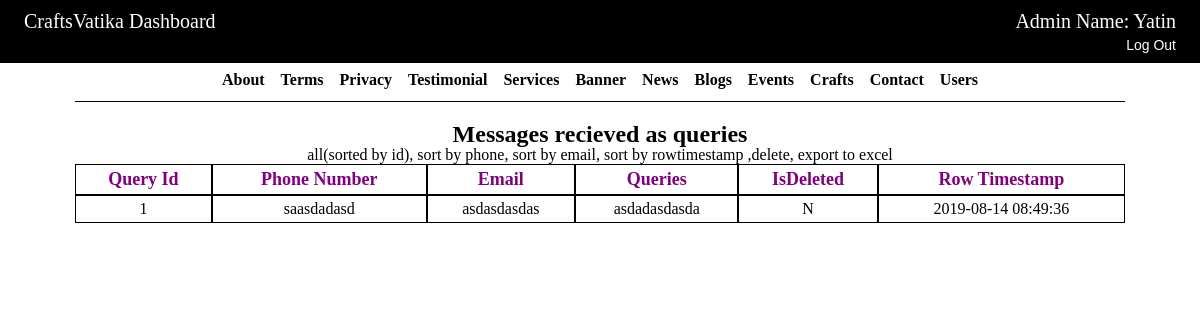
/admin_panel/contact.php (signed in), run on the app's committed database.
### tables this page shows
create table contact(
ctc_id integer primary key,
ctc_phone varchar(10) not null,
ctc_mail varchar(255) not null,
ctc_query varchar(1000) not null,
ctc_isDeleted varchar(1) not null,
ctc_rowtimestamp timestamp not null
);

### admin_panel/lock.php (called while the page is built, shortened)
<?php
$user_check=$_SESSION['login_user'];
$ses_sql=mysql_query("select adm_username from admin where adm_username='$user_check' ");
$row=mysql_fetch_array($ses_sql);
$login_session=$row['adm_username'];
?>

### admin_panel/contact.php (the view, shortened to what this page needs)
<?php
include('lock.php');
?>
<!DOCTYPE html>
<html xmlns="http://www.w3.org/1999/xhtml">
<head>
<link rel="stylesheet" href="css/styles.css" type="text/css" />
</head>
<body>
	<?php
		include('include/header.php');
	?>
	<div class="bodyWrapper">
		<div class="fullWidth">
			<h2>Messages recieved as queries</h2>
			<div class="buttonsWrapper">
				all(sorted by id), sort by phone, sort by email, sort by rowtimestamp ,delete, export to excel
			</div>
		</div>
		<div class="fullWidth">
			<?php
				$result = mysql_query("select * from contact");
			?>
			<table border="2" cellpadding="3" cellspacing="0" align="center" width="100%" style="color:black;text-align:center;">
			<tr class="heading_row">
				<td>Query Id</td>
				<td>Phone Number</td>
				<td>Email</td>
				<td>Queries</td>
				<td>IsDeleted</td>
				<td>Row Timestamp</td>
			</tr>
			<?php
				while($row = mysql_fetch_array($result)){
					echo "<tr class='table_row'>";
						echo "<td>" . $row['ctc_id'] . "</td>";
						echo "<td>" . $row['ctc_phone'] . "</td>";
						echo "<td>" . $row['ctc_mail'] . "</td>";
						echo "<td>" . $row['ctc_query'] . "</td>";
						echo "<td>" . $row['ctc_isDeleted'] . "</td>";
						echo "<td>" . $row['ctc_rowtimestamp'] . "</td>";
					echo "</tr>";
				}
					echo "</table>";
			?>
		</div>
	</div>
</body>
</html>

### admin_panel/include/header.php
<div class="headerWrapper">
	<div class="headerTopWrapper">
		<div class="floatLeft">
			<a href="index.php" title="Home Page">CraftsVatika Dashboard</a>
		</div>
		<div class="floatRight">
			<a href="admin_data.php" title="Admin Info">Admin</a> Name: <?php echo $login_session; ?><br/>
			<a class="logout_link" href="logout.php">Log Out</a>
		</div>
	</div>
	<div class="headerMenuWrapper">
		<ul class="menu_ulist">
			<li><a href="aboutUpdate.php">About</a></li>
			<li><a href="termsAndConditionUpdate.php">Terms</a></li>
			<li><a href="privacyPolicyUpdate.php">Privacy</a></li>
			<li><a href="testimonialUpdate.php">Testimonial</a></li>
			<li><a href="services.php">Services</a></li>
			<li><a href="banner.php">Banner</a></li>
			<li><a href="news.php">News</a></li>
			<li><a href="blogs.php">Blogs</a></li>
			<li><a href="events.php">Events</a></li>
			<li><a href="craft.php">Crafts</a></li>
			<li><a href="contact.php">Contact</a></li>
			<li><a href="customer_data.php">Users</a></li>
		</ul>
	</div>
</div>

### admin_panel/css/styles.css (style rules this page uses)
html, body, div, span, applet, object, iframe, blockquote, pre, a, abbr, acronym, address, big, cite, code, del, dfn, img, ins, kbd, q, s, samp, small, strike, sub, sup, tt, var, b, u, i, center, dl, dt, dd, ol, ul, li, fieldset, form, label, legend, table, caption, tbody, tfoot, thead, tr, th, td, article, aside, canvas, details, embed, figure, figcaption, footer, header, hgroup, menu, nav, output, ruby, section, summary, time, mark, audio, video { margin: 0; padding: 0; border: 0; font-size: 100%; font: inherit; vertical-align: baseline; }
p,div,h1,h2,h3,h4,h5,h6 { padding:0px; padding:0px; margin:0px; vertical-align: baseline; }
h1, h2, h3, h4, h5, h6 { line-height:1; }
a { text-decoration:none; }
.floatLeft { float: left; }
.floatRight { float: right; }
.fullWidth { margin:0 auto; text-align:center; }
body { background:#ffffff; background-repeat:no-repeat; width:100%; height:auto; margin:0 auto; }
.headerWrapper { background-color: #ffffff; width:100%%; margin: 0 auto; height:auto; overflow:hidden; }
.headerTopWrapper { background-color: #000000; color: #ffffff; font-size: 20px; padding-top: 10px; padding-bottom: 10px; padding-left:2%; padding-right: 2%; width:96%; margin: 0 auto; height:auto; overflow:hidden; }
.headerTopWrapper a { color: #ffffff; text-decoration:none; }
.headerMenuWrapper { text-align: center; background-color: #ffffff; width:1050px; margin: 0 auto; height:auto; overflow:hidden; border-bottom: 1px solid black; }
.menu_ulist { margin:0 auto; display: inline-block; list-style:none; padding:0; }
.menu_ulist li { list-style: none; float: left; padding-bottom:8px; padding-top: 8px; padding-left: 8px; padding-right:8px; }
.menu_ulist li a { color: #000000; font-weight: bold; text-decoration: none; }
.logout_link { color: #ffffff; text-decoration: none; font-size:14px; float:right; font-weight:normal; font-family:arial; padding-top:4px; }
.bodyWrapper { background-color: #ffffff; width:1050px; margin: 0 auto; height:auto; overflow:hidden; padding-top:20px; }
.heading_row { font-weight: bold; font-size:18px; color:Purple; }
.heading_row td,.table_row td { border:1px solid #000000; padding:4px; }
.table_row td { vertical-align:middle; }

### data on the page
contact: ctc_id "1", ctc_phone "saasdadasd", ctc_mail "asdasdasdas", ctc_query "asdadasdasda", ctc_isDeleted "N", ctc_rowtimestamp "2019-08-14 08:49:36"

### other printed values
$login_session "Yatin"
